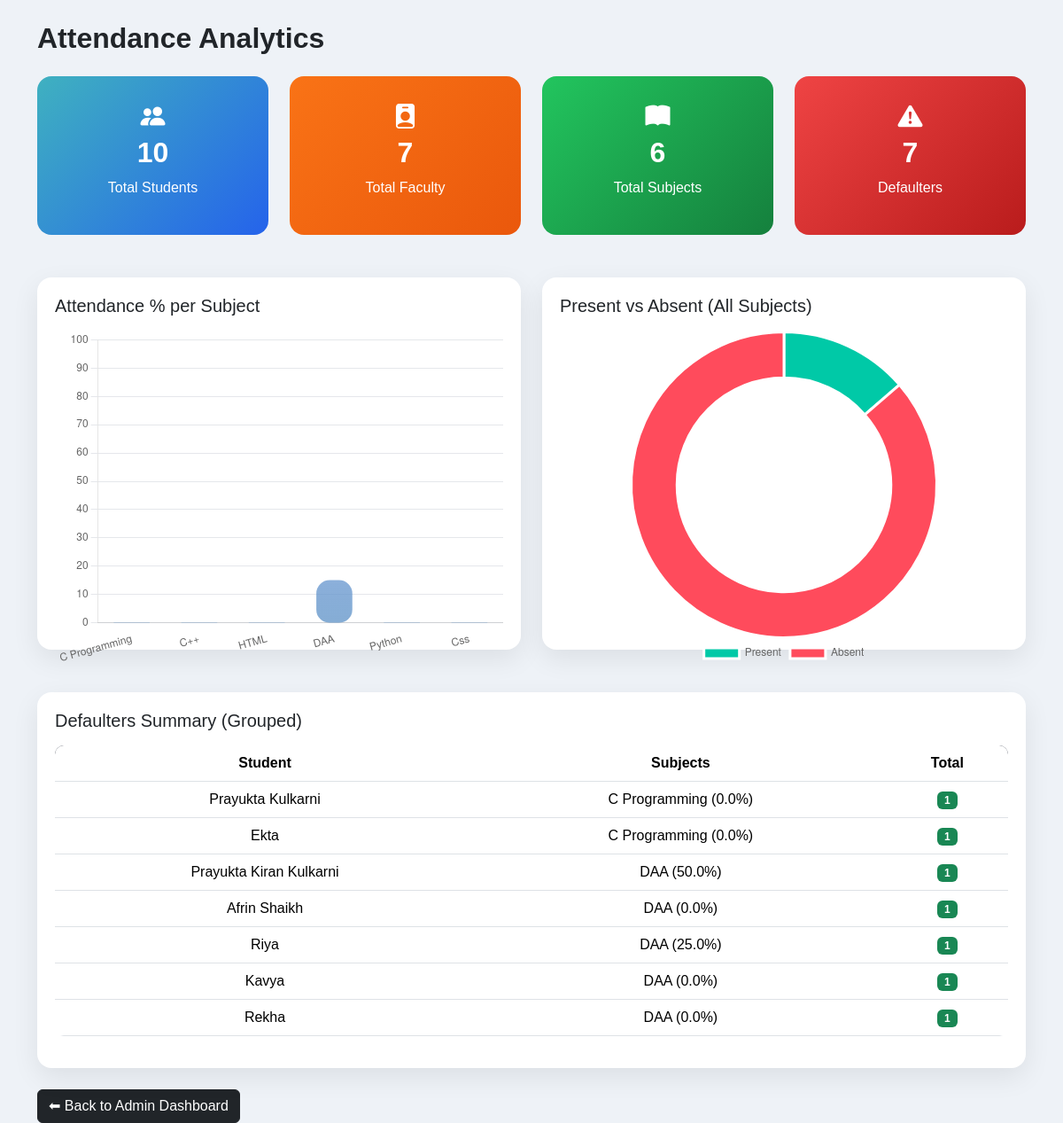
/admin/analytics (signed in), run on the app's committed database.
### app.py (models this page shows)
class User(UserMixin, db.Model):
    id = db.Column(db.Integer, primary_key=True)
    username = db.Column(db.String(100), unique=True)
    password = db.Column(db.String(200))
    role = db.Column(db.String(20))
    year = db.Column(db.Integer)
    semester = db.Column(db.Integer)
    division = db.Column(db.String(5))
    classes = db.relationship('FacultyClass', backref='faculty', lazy=True)

### app.py (the view)
@app.route('/admin/analytics')
@login_required
def admin_analytics():
    if current_user.role != 'admin':
        return "Access Denied"
    total_students = User.query.filter_by(role='student').count()
    total_faculty = User.query.filter_by(role='faculty').count()
    subjects = Subject.query.all()
    total_subjects = len(subjects)
    data = []
    defaulters = []
    for sub in subjects:
        students = User.query.filter_by(
            role='student',
            year=sub.year,
            semester=sub.semester,
            division=sub.division
        ).all()
        sessions = Session.query.filter_by(subject_id=sub.id).all()
        total_sessions = len(sessions)
        attended_total = 0
        if total_sessions > 0 and len(students) > 0:
            for sess in sessions:
                attended_total += Attendance.query.filter_by(
                    session_id=sess.id
                ).count()
            percentage = round(
                (attended_total / (len(students) * total_sessions)) * 100,
                2
            )
        else:
            percentage = 0
        data.append({
            "name": sub.subject,
            "percentage": percentage
        })
        for student in students:
            attended = Attendance.query.filter(
                Attendance.student_id == student.id,
                Attendance.session_id.in_([sess.id for sess in sessions])
            ).count()
            if total_sessions > 0:
                perc = round(
                    (attended / total_sessions) * 100,
                    2
                )
                if perc < 75:
                    defaulters.append({
                        "name": student.username,
                        "subject": sub.subject,
                        "percentage": perc
                    })
    grouped_defaulters = {}
    for d in defaulters:
        if d["name"] not in grouped_defaulters:
            grouped_defaulters[d["name"]] = []
        grouped_defaulters[d["name"]].append(d)
    final_defaulters = []
    for name, subs in grouped_defaulters.items():
        details = []
        for s in subs:
            details.append(
                f'{s["subject"]} ({s["percentage"]}%)'
            )
        final_defaulters.append({
            "name": name,
            "details": ", ".join(details),
            "count": len(subs)
        })
    total_present = Attendance.query.count()
    total_possible = 0
    for sub in subjects:
        student_count = User.query.filter_by(
            role='student',
            year=sub.year,
            semester=sub.semester,
            division=sub.division
        ).count()
        session_count = Session.query.filter_by(
            subject_id=sub.id
        ).count()
        total_possible += (student_count * session_count)
    total_absent = max(0, total_possible - total_present)
    print("\n===== ADMIN ANALYTICS =====")
    print("Total Students:", total_students)
    print("Total Present:", total_present)
    print("Total Possible:", total_possible)
    print("Total Absent:", total_absent)
    for sub in subjects:
        student_count = User.query.filter_by(
            role='student',
            year=sub.year,
            semester=sub.semester,
            division=sub.division
        ).count()
        session_count = Session.query.filter_by(
            subject_id=sub.id
        ).count()
        print(
            f"{sub.subject} -> Students={student_count}, Sessions={session_count}"
        )
        print("\n===== STUDENT CLASS CHECK =====")
    for sub in subjects:
        student_count = User.query.filter_by(
            role='student',
            year=sub.year,
            semester=sub.semester,
            division=sub.division
        ).count()
        print(
            f"{sub.subject}: Year={sub.year}, Sem={sub.semester}, Div={sub.division}, Students={student_count}"
        )
    return render_template(
        "analytics.html",
        data=data,
        defaulters=defaulters,
        grouped_defaulters=final_defaulters,
        total_students=total_students,
        total_faculty=total_faculty,
        total_subjects=total_subjects,
        total_defaulters=len(grouped_defaulters),
        total_present=total_present,
        total_absent=total_absent,
        role='admin'
    )

### app.py (called while the page is built)
@login_manager.user_loader
def load_user(user_id):
    return User.query.get(int(user_id))

### templates/analytics.html (shortened to what this page needs)
<!DOCTYPE html>
<html lang="en">
<head>
<link href="https://cdn.jsdelivr.net/npm/bootstrap@5.3.2/dist/css/bootstrap.min.css" rel="stylesheet">
<link href="https://cdn.jsdelivr.net/npm/bootstrap-icons@1.10.5/font/bootstrap-icons.css" rel="stylesheet">
</head>
<body>
<div class="container mt-4">
<h2 class="mb-4">Attendance Analytics</h2>
<div class="row mb-5">
    <div class="col-md-3">
        <div class="summary-card bg-students">
            <i class="bi bi-people-fill"></i>
            <h3>{{ total_students }}</h3>
            <p>Total Students</p>
        </div>
    </div>
    {% if role == 'admin' %}
    <div class="col-md-3">
        <div class="summary-card bg-faculty">
            <i class="bi bi-person-badge-fill"></i>
            <h3>{{ total_faculty }}</h3>
            <p>Total Faculty</p>
        </div>
    </div>
    {% endif %}
    <div class="col-md-3">
        <div class="summary-card bg-subjects">
            <i class="bi bi-book-fill"></i>
            <h3>{{ total_subjects }}</h3>
            <p>Total Subjects</p>
        </div>
    </div>
    <div class="col-md-3">
        <div class="summary-card bg-defaulters">
            <i class="bi bi-exclamation-triangle-fill"></i>
            <h3>{{ total_defaulters }}</h3>
            <p>Defaulters</p>
        </div>
    </div>
</div>
<div class="row mb-5">
    <div class="col-md-6">
        <div class="card" style="height:420px;">
            <h5 class="mb-3">Attendance % per Subject</h5>
            <canvas id="barChart"></canvas>
        </div>
    </div>
    <div class="col-md-6">
        <div class="card" style="height:420px;">
            <h5 class="mb-3">Present vs Absent (All Subjects)</h5>
            <canvas id="doughnutChart"></canvas>
        </div>
    </div>
</div>
<div class="card mt-4">
    <h5 class="mb-3">Defaulters Summary (Grouped)</h5>
    <table class="table table-hover text-center">
        <thead>
            <tr>
                <th>Student</th>
                <th>Subjects</th>
                <th>Total</th>
            </tr>
        </thead>
        <tbody>
            {% for d in grouped_defaulters %}
            <tr>
                <td>{{ d.name }}</td>
                <td>{{ d.details }}</td>
                <td>
                    <span class="badge
                    {% if d.count >= 3 %}bg-danger
                    {% elif d.count == 2 %}bg-warning
                    {% else %}bg-success
                    {% endif %}">
                    {{ d.count }}
                    </span>
                </td>
            </tr>
            {% endfor %}
        </tbody>
    </table>
</div>
<div class="mt-4">
    {% if role == 'admin' %}
    <a href="{{ url_for('admin_dashboard') }}" class="btn btn-dark">⬅ Back to Admin Dashboard</a>
    {% else %}
    <a href="{{ url_for('faculty_dashboard') }}" class="btn btn-dark">⬅ Back to Faculty Dashboard</a>
    {% endif %}
</div>
</div>
<script>
/* BAR CHART */
const ctx = document.getElementById('barChart').getContext('2d');
const gradient = ctx.createLinearGradient(0, 0, 0, 400);
gradient.addColorStop(0, '#114dce15');
gradient.addColorStop(1, '#81aecc');
new Chart(ctx, {
    type: 'bar',
    data: {
        labels: {{ data|map(attribute='name')|list|tojson }},
        datasets: [{
            label: 'Attendance %',
            data: {{ data|map(attribute='percentage')|list|tojson }},
            backgroundColor: gradient,
            borderRadius: 15,
            borderSkipped: false,
            barThickness: 40
        }]
    },
    options: {
        responsive: true,
        maintainAspectRatio: false,
        plugins: {
            legend: { display: false }
        },
        scales: {
            y: {
                beginAtZero: true,
                max: 100,
                grid: { color: '#e5e7eb' }
            },
            x: {
                grid: { display: false }
            }
        },
        animation: {
            duration: 2000
        }
    }
});
/* DOUGHNUT CHART */
const pieCtx = document.getElementById('doughnutChart').getContext('2d');
new Chart(pieCtx, {
    type: 'doughnut',
    data: {
        labels: ['Present', 'Absent'],
        datasets: [{
            data: [{{ total_present }}, {{ total_absent }}],
            backgroundColor: ['#00c9a7', '#ff4b5c'],
            borderWidth: 3,
            hoverOffset: 15
        }]
    },
    options: {
        responsive: true,
        maintainAspectRatio: false,
        cutout: '70%',
        plugins: {
            legend: {
                position: 'bottom'
            }
        },
        animation: {
            animateRotate: true,
            duration: 2000
        }
    }
});
</script>
</body>
</html>

### templates/analytics.html (style rules this page uses)
body { font-family: 'Poppins', sans-serif; background: #eef2f7; }
h2 { font-weight: 600; }
.card { border-radius: 16px; border: none; box-shadow: 0 10px 30px rgba(0,0,0,0.08); padding: 20px; }
.summary-card { text-align: center; padding: 25px; color: white; border-radius: 16px; transition: 0.3s; }
.summary-card i { font-size: 28px; margin-bottom: 10px; }
.summary-card h3 { font-size: 2rem; font-weight: bold; }
.bg-students { background: linear-gradient(135deg, #3fB1C0, #2563eb); }
.bg-faculty { background: linear-gradient(135deg, #f97316, #ea580c); }
.bg-subjects { background: linear-gradient(135deg, #22c55e, #15803d); }
.bg-defaulters { background: linear-gradient(135deg, #ef4444, #b91c1c); }
.table { border-radius: 10px; overflow: hidden; }
.table thead { background: #111827; color: white; }

### data on the page
User: name "Prayukta Kulkarni", details "C Programming (0.0%)", count "1"
User: name "Ekta", details "C Programming (0.0%)", count "1"
User: name "Prayukta Kiran Kulkarni", details "DAA (50.0%)", count "1"
User: name "Afrin Shaikh", details "DAA (0.0%)", count "1"
User: name "Riya", details "DAA (25.0%)", count "1"
User: name "Kavya", details "DAA (0.0%)", count "1"
User: name "Rekha", details "DAA (0.0%)", count "1"

### other printed values
{{ total_students }} "10"
{{ total_faculty }} "7"
{{ total_subjects }} "6"
{{ total_defaulters }} "7"
chart data {{ data|map(attribute='name')|list|tojson }} ["C Programming", "C++", "HTML", "DAA", "Python", "Css"]
chart data {{ data|map(attribute='percentage')|list|tojson }} [0.0, 0, 0, 15.0, 0, 0]
chart data {{ total_present }} 3
chart data {{ total_absent }} 19
